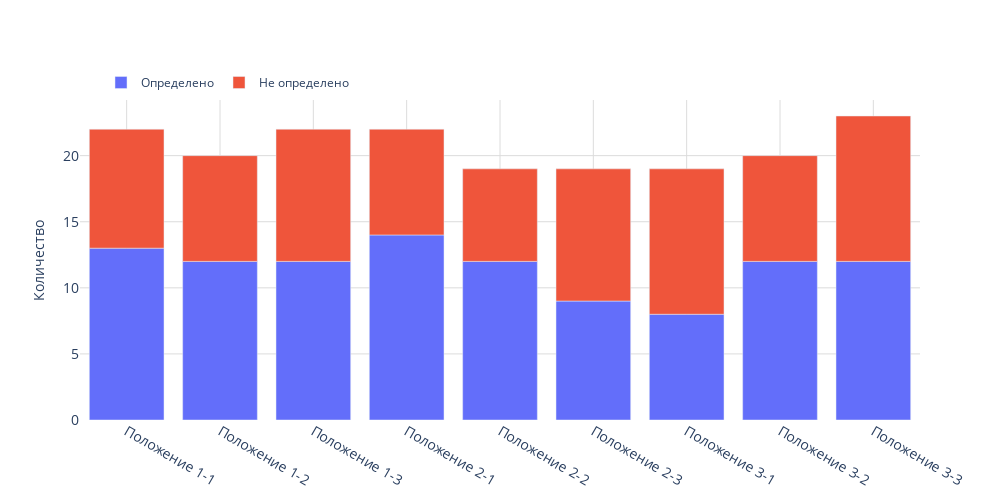

Notebook source saved alongside this figure:
### Code cell
fig = go.Figure()
x = df_post.index

fig.add_trace(go.Bar(
    name='Определено',
    x=x,
    y=df_post['Определено, шт']))

fig.add_trace(go.Bar(
    name='Не определено',
    x=x,
    y=df_post['Не определено, шт']))

fig.update_layout(width=1000, height=500, plot_bgcolor='rgb(255,255,255)', barmode='relative',
                  xaxis=dict(tickvals=df_post.index, tickfont=dict(size=14), showgrid=True,
                             gridwidth=1, gridcolor='rgb(220,220,220)'),
                  yaxis=dict(title='Количество', tickfont=dict(size=14), showgrid=True,
                             gridwidth=1, gridcolor='rgb(220,220,220)'),
                  showlegend=True, legend_orientation="h", legend=dict(x=0.025, y=1.1))
fig.show()

### Figure 1 — Plotly figure (JSON) as saved in the notebook; plotly's stock layout.template omitted (floating-point values rounded to 4 significant figures)
{"data": [{"name": "Определено", "type": "bar", "x": ["Положение 1-1", "Положение 1-2", "Положение 1-3", "Положение 2-1", "Положение 2-2", "Положение 2-3", "Положение 3-1", "Положение 3-2", "Положение 3-3"], "y": [13, 12, 12, 14, 12, 9, 8, 12, 12]}, {"name": "Не определено", "type": "bar", "x": ["Положение 1-1", "Положение 1-2", "Положение 1-3", "Положение 2-1", "Положение 2-2", "Положение 2-3", "Положение 3-1", "Положение 3-2", "Положение 3-3"], "y": [9, 8, 10, 8, 7, 10, 11, 8, 11]}], "layout": {"barmode": "relative", "height": 500, "legend": {"orientation": "h", "x": 0.025, "y": 1.1}, "plot_bgcolor": "rgb(255,255,255)", "showlegend": true, "width": 1000, "xaxis": {"gridcolor": "rgb(220,220,220)", "gridwidth": 1, "showgrid": true, "tickfont": {"size": 14}, "tickvals": ["Положение 1-1", "Положение 1-2", "Положение 1-3", "Положение 2-1", "Положение 2-2", "Положение 2-3", "Положение 3-1", "Положение 3-2", "Положение 3-3"]}, "yaxis": {"gridcolor": "rgb(220,220,220)", "gridwidth": 1, "showgrid": true, "tickfont": {"size": 14}, "title": {"text": "Количество"}}}}
